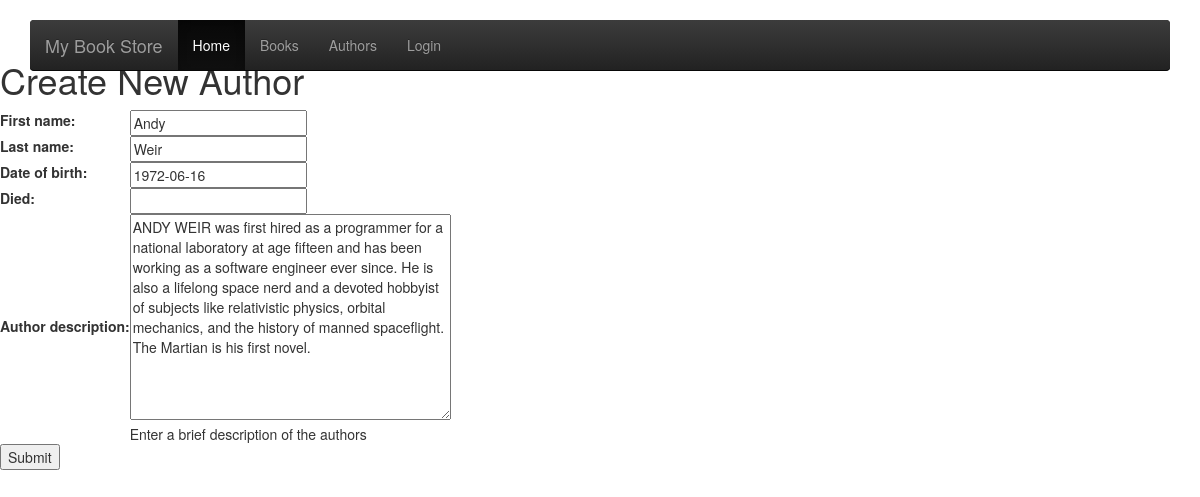
Page /catalog/author/2/update/ on the committed database.
### catalog/models.py (models this page shows, shortened)
class Author(models.Model):
    first_name = models.CharField(max_length=100)
    last_name = models.CharField(max_length=100)
    date_of_birth = models.DateField(null=True, blank=True)
    date_of_death = models.DateField('Died', null=True, blank=True)
    author_description = models.TextField(max_length=1000, help_text="Enter a brief description of the authors",default='')
    class Meta:
        ordering = ['last_name']

### catalog/views.py (the view)
# urls.py: url(r'^author/(?P<pk>\d+)/update/$', views.AuthorUpdate.as_view(), name='author_update'),
class AuthorUpdate(UpdateView):
    model = Author
    fields = ['first_name','last_name','date_of_birth','date_of_death','author_description']

### catalog/templates/catalog/author_form.html (shortened to what this page needs)
{% extends "base_generic.html" %}
{% block content %}
<h1>Create New Author</h1>
<form action="" method="post">
    <table>
    {{ form.as_table }}
    </table>
    <input type="submit" value="Submit" />
</form>
{% endblock %}

### catalog/static/css/styles.css (style rules this page uses)
h1 { color: black; font-family: 'Aldrich'; }

### catalog/static/css/signin.css (style rules this page uses)
body { padding-top: 40px; padding-bottom: 40px; background-color: #eee; }

### catalog/static/css/carousel.css (style rules this page uses)
body { padding-bottom: 40px; color: #5a5a5a; }

### rows in the picture
Author: first_name "Andy", last_name "Weir", date_of_birth "1972-06-16", author_description "ANDY WEIR was first hired as a programmer for a national laboratory at age fifteen and has been working as a software engineer ever since. He is also a lifelong space nerd and a devoted hobbyist of subjects like relativistic physics, orbital mechanics, and the history of manned spaceflight. The Martian is his first novel."
